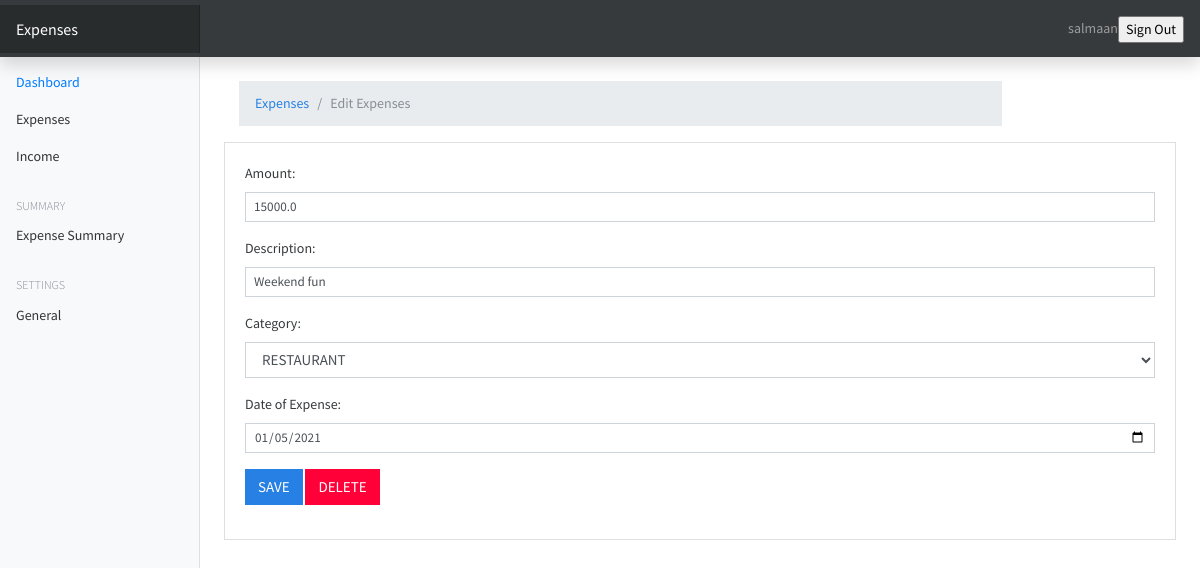
The app's page /edit-expense/2 (signed in) with its own data.
### expenses/models.py (models this page shows, shortened)
class Expense(models.Model):
    amount = models.FloatField()
    date = models.DateField(default=now)
    description = models.TextField()
    owner = models.ForeignKey(to=User, on_delete=models.CASCADE)
    category = models.CharField(max_length=255)
    class Meta:
        ordering: ['-date']

### expenses/views.py (the view, shortened to what this page needs)
# urls.py: path('edit-expense/<int:id>',expense_edit,name="expense-edit"),
@login_required(login_url='/authentication/login')
def expense_edit(request, id):
    expense = Expense.objects.get(pk=id)
    categories = Category.objects.all()
    contexts = {
        'expense' : expense,
        'values' : expense,
        'categories' : categories
    }
    if request.method == "GET":
        return render(request, 'expenses/edit-expense.html',contexts)

### templates/expenses/edit-expense.html (shortened to what this page needs)
{% extends 'base.html' %}
{% block content %}
<div class="container mt-4">
    <div class="row">
        <div class="col-md-10">
            <nav aria-label="breadcrumb">
                <ol class="breadcrumb">
                    <li class="breadcrumb-item"><a href="{% url 'expenses' %}">Expenses</a></li>
                    <li class="breadcrumb-item active" aria-current="page">Edit Expenses</li>
                </ol>
            </nav>
        </div>
    </div>
</div>
<div class="card">
  <div class="card-body">
    <form action="{% url 'expense-edit' expense.id %}" method="POST">
      <div class="form-group">
        <label for="">Amount:</label>
        <input type="text" class="form-control form-control-sm" name="amount" value="{{values.amount}}">
      </div>
      <div class="form-group">
        <label for="">Description:</label>
        <input type="text" class="form-control form-control-sm" name="description" value="{{values.description}}">
      </div>
      <div class="form-group">
        <label for="">Category:</label>
        <select class="form-control" name="category" value="{{values.category}}">
            <option name="category" selected value="{{values.category}}">{{values.category}}</option>
        </select>
      </div>
      <div class="form-group">
        <label for="">Date of Expense:</label>
        <input type="date"  value="{{values.date | date:'Y-m-d'}}" class="form-control form-control-sm" name="expense_date" value="{{values.date}}">
      </div>
      <input type="submit" value="SAVE" class="btn  btn-primary btn-primary-sm"> <a href="{% url 'expense-delete' expense.id %}" class="btn btn-danger btn-md">DELETE</a>
    </div>
  </div>
</div>
</div>
{% endblock %}

### templates/base.html (shortened to what this page needs)
{% load static %}
<html lang="en">
  <head>
<link href="{% static 'css/bootstrap.min.css' %}" rel="stylesheet">
<link href="{% static 'css/main.css' %}" rel="stylesheet">
    <link href="{% static 'css/dashboard.css' %}" rel="stylesheet">
  </head>
  <body>
<header class="navbar navbar-dark sticky-top bg-dark flex-md-nowrap p-0 shadow">
  <a class="navbar-brand col-md-3 col-lg-2 me-0 px-3" href="#">Expenses</a>
  <ul class="navbar-nav px-3" style="display: flex; flex-direction: row; align-items: center">
    <li class="nav-item text-nowrap">
      <span class="nav-link" href="">
        {{request.user.username}}
      </span>
    <li>
    <li class="nav-item text-nowrap mt-3 mt-2">
      <form  action="{% url 'logout' %}" method="POST">
        <input class="text text-capitalize" type="submit" value="Sign Out">
      </form>
    </li>
  </ul>
</header>
<div class="container-fluid">
  <div class="row">
    {% include 'partials/_sidebar.html' %}
    <main role="main" class="col-md-9 ml-sm-auto col-lg-10 px-4">
      {% block content %}
      {% endblock content %}
        <script src="{% static 'js/main.js' %}"></script></body>
</html>

### expenseswebsite/static/css/dashboard.css (style rules this page uses)
body { font-size: .875rem; }
.navbar-brand { padding-top: .75rem; padding-bottom: .75rem; font-size: 1rem; background-color: rgba(0, 0, 0, .25); box-shadow: inset -1px 0 0 rgba(0, 0, 0, .25); }

### records on screen
Expense: amount "15000.0", description "Weekend fun", category "RESTAURANT", expense_date "01/05/2021"

### other values on screen
{{ request.user.username }} "salmaan"
